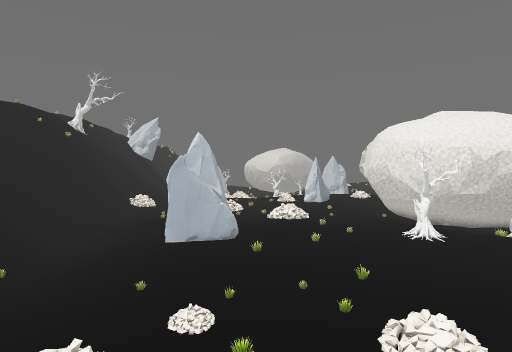
[1] (above)

24 first-person views from a walk through a 3-D level made in the Godot game engine. The camera is 1.3 m above the floor, looks level and sees 75° across. The floor is counted in squares, 2 m on a side. Each view is taken from the middle of a square. On the plan, view 1 faces up. The plan holds only what a view shows up to about 10 squares ahead; the rest is blank. The place goes on beyond the plan. Some surface patterns are stand-ins.

[2]
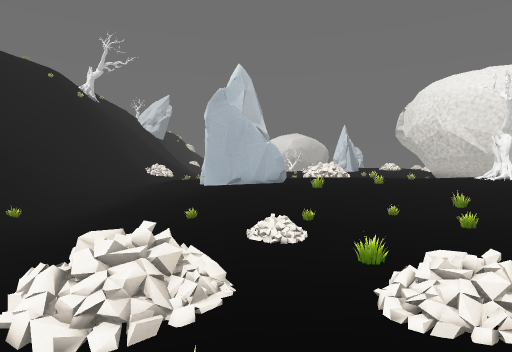

[3]
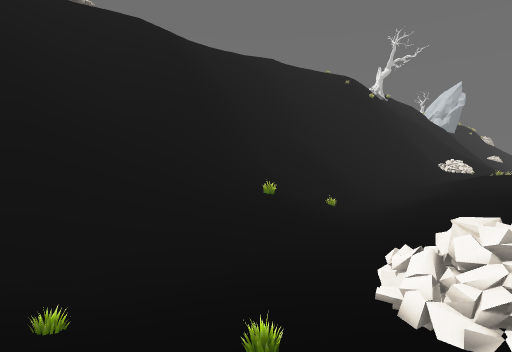

[4]
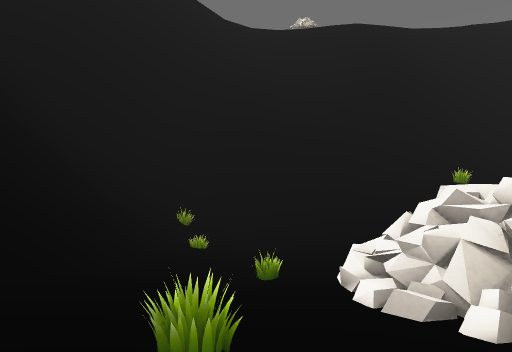

[5]
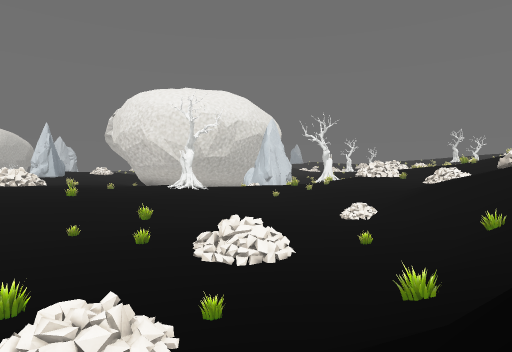

[6]
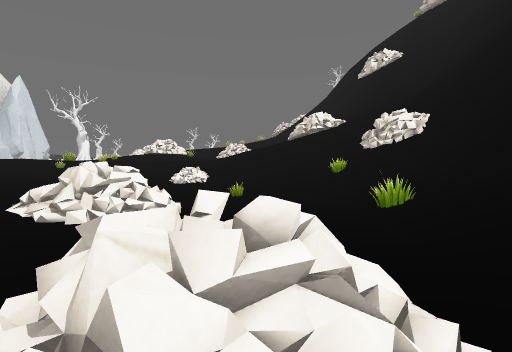

[7]
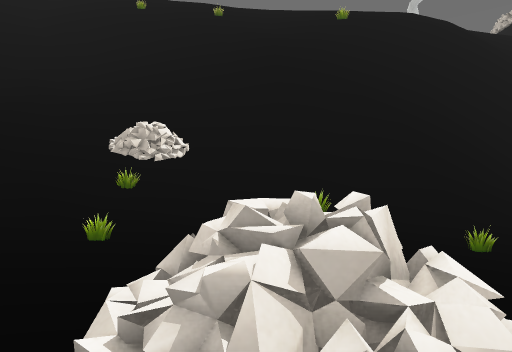

[8]
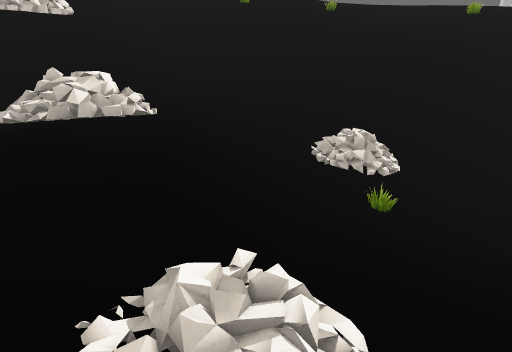

[9]
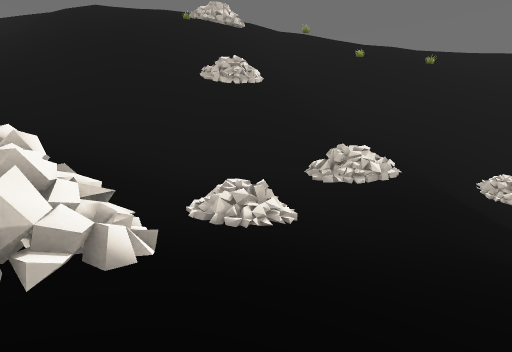

[10]
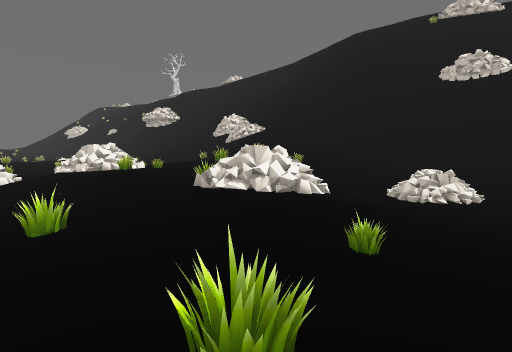

[11]
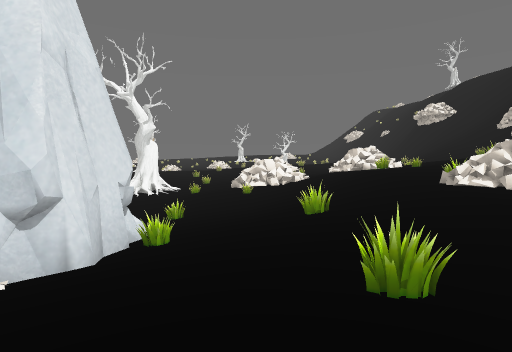

[12]
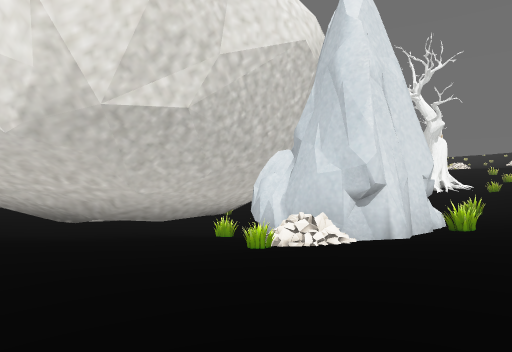

[13]
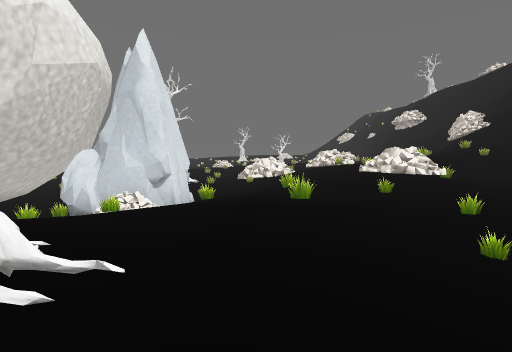

[14]
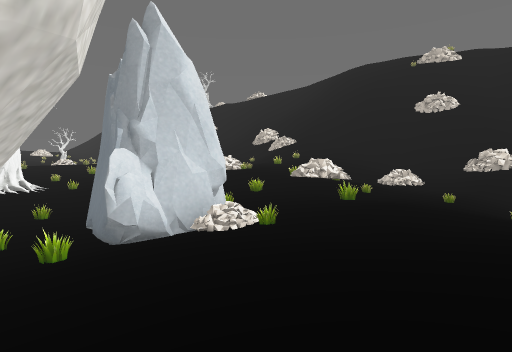

[15]
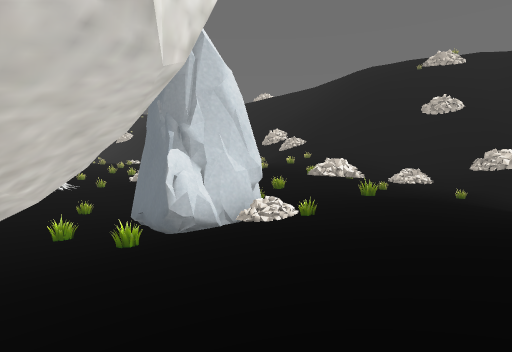

[16]
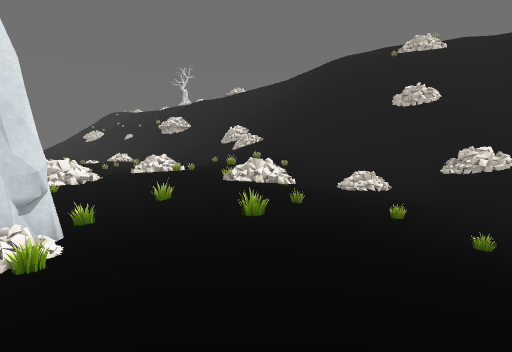

[17]
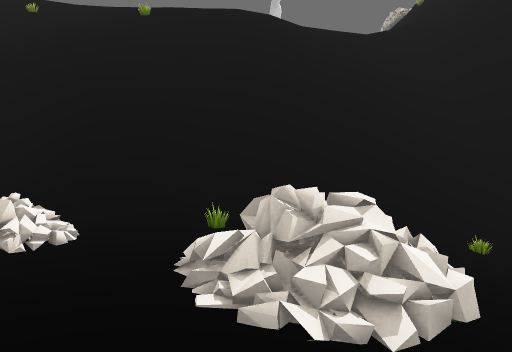

[18]
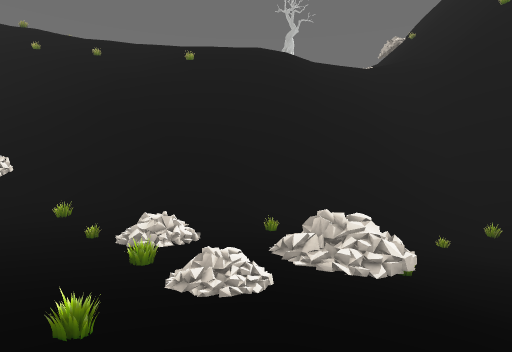

[19]
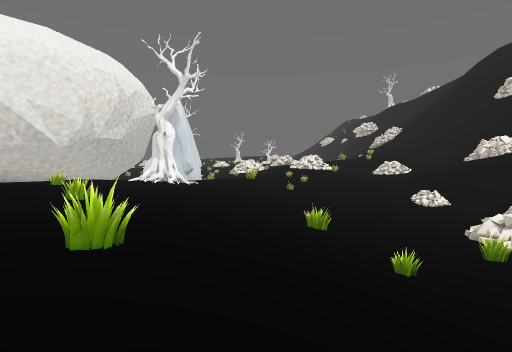

[20]
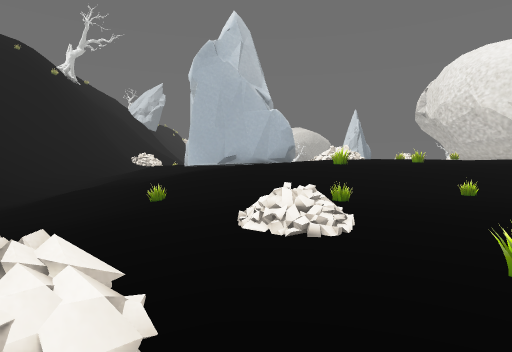

[21]
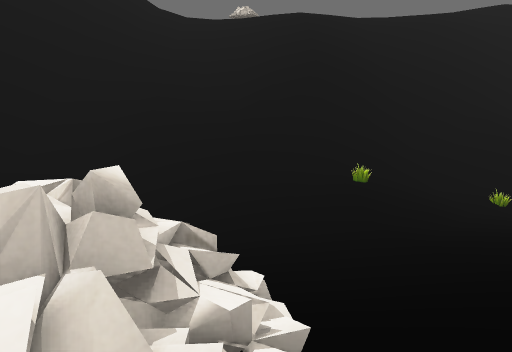

[22]
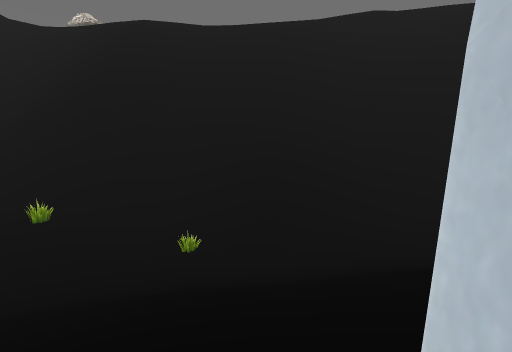

[23]
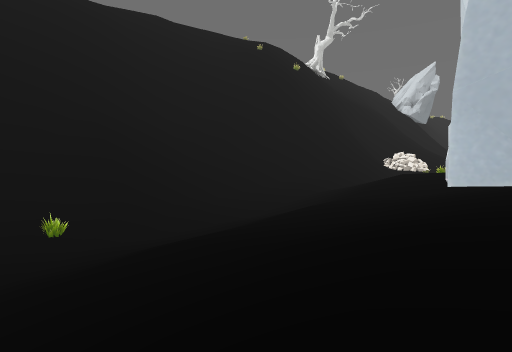

[24]
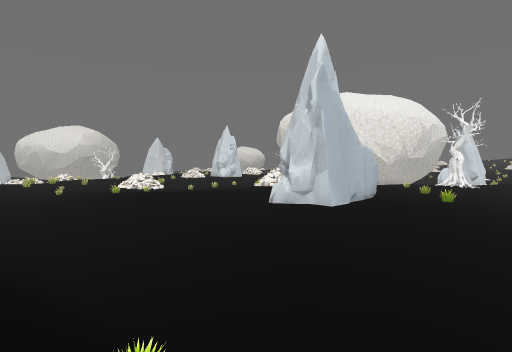

### Floor plan
Key: @ floor where view 1 was taken; # wall or solid block; x gap in a wall; . main floor; : floor 0.75 m higher than the main floor; - floor 0.75 m lower than the main floor; + floor 1.5 m higher than the main floor; _ floor 1.75 m lower than the main floor; * floor 2.25 m higher than the main floor; < floor 2.5 m lower than the main floor; % floor 3.25 m higher than the main floor; ( floor 3.25 m lower than the main floor; & floor 4 m higher than the main floor; / step, stairs or slope; = window, fence, low wall or low ledge; ^ raised ledge; v drop or lower ground.
Columns run from 14 left of view 1 to 20 right of it. Each row starts with its distance up from view 1.
 24                          ^
 23                          ^
 22                          ^^^
 21     /..                  ^^^^^
 20  #  /...:             : .#^^^
 19  ##/////..            : ..#^^-...
 18  v=/////..              ...=#=....
 17  ////__/...       ::::  :..##...=..
 16  ////__-..#      :=::::::.####....:
 15 #////__/-.#### ::::::#::::=###.=.::
 14 #////___--...........:::::::=:.:::+
 13 ###//__/--....=.......::::::::::://
 12  ##//_____/.............::=++=++++/
 11   #///____/------=-..../::=++++//=+
 10   #///______-=-------.../::+==+*#=*
  9  ###///_________=----....::+#=***=*
  8  ##////<<<_______/=---...::++/**%%%
  7  /#////<<<==__=__==_--/.:::+++*  =%
  6 #//////<<<##________--///:+=////
  5 #/////((<<#=_/==____-////++/+///
  4 ##v//((((=__/______--/////++*///&
  3 ####/<(=<<__////////////=#////////
  2    #////////////##//#////x///#####/
  1    ##//#######/=####/////=#####  #/
  0    ##///######@/vvv#=/////v##
 -1     ######  #####//////////=
 -2     v v       v/////######//
 -3     v          =

Where each view was taken, in squares from view 1:
view 1: 0 up, 0 right, facing up
view 2: 2 up, 2 left, facing up
view 3: 2 up, 3 left, facing up-left
view 4: 4 up, 1 left, facing left
view 5: 2 up, 1 left, facing up-right
view 6: 5 up, 1 left, facing right
view 7: 9 up, 4 right, facing down
view 8: 8 up, 8 right, facing down
view 9: 11 up, 13 right, facing down
view 10: 13 up, 11 right, facing down-right
view 11: 13 up, 10 right, facing right
view 12: 13 up, 9 right, facing up-right
view 13: 13 up, 6 right, facing right
view 14: 19 up, 8 right, facing down-right
view 15: 20 up, 8 right, facing down-right
view 16: 16 up, 8 right, facing down-right
view 17: 9 up, 3 left, facing down
view 18: 12 up, 2 left, facing down
view 19: 12 up, 2 left, facing right
view 20: 5 up, 2 left, facing up
view 21: 7 up, 2 left, facing left
view 22: 14 up, 3 left, facing left
view 23: 11 up, 3 left, facing up-left
view 24: 10 up, 11 left, facing up-right
